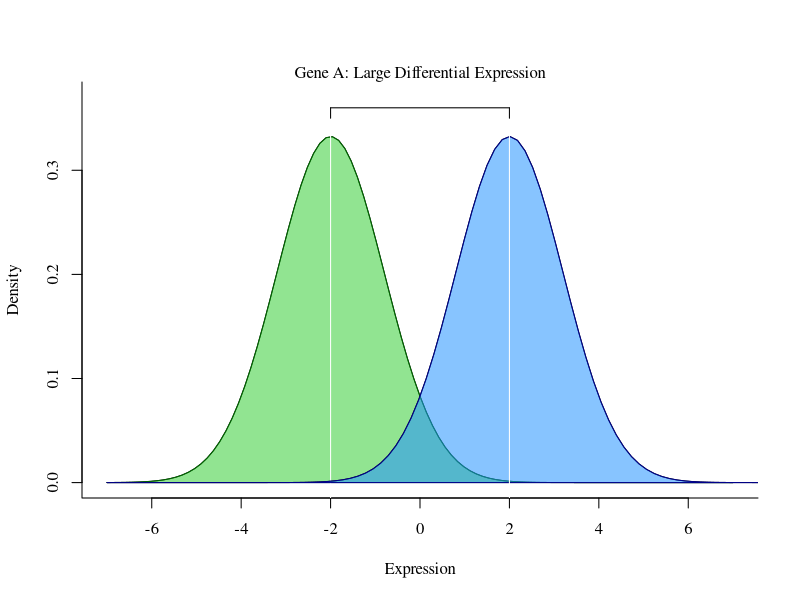
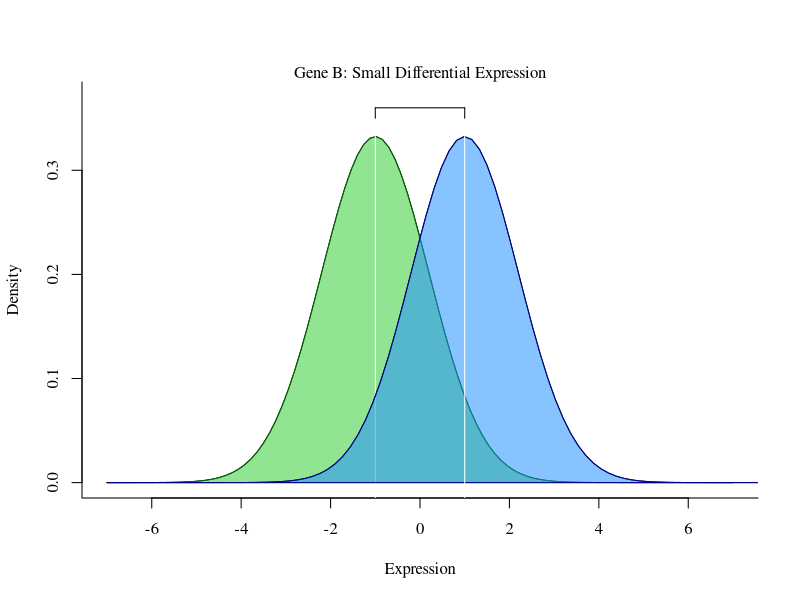
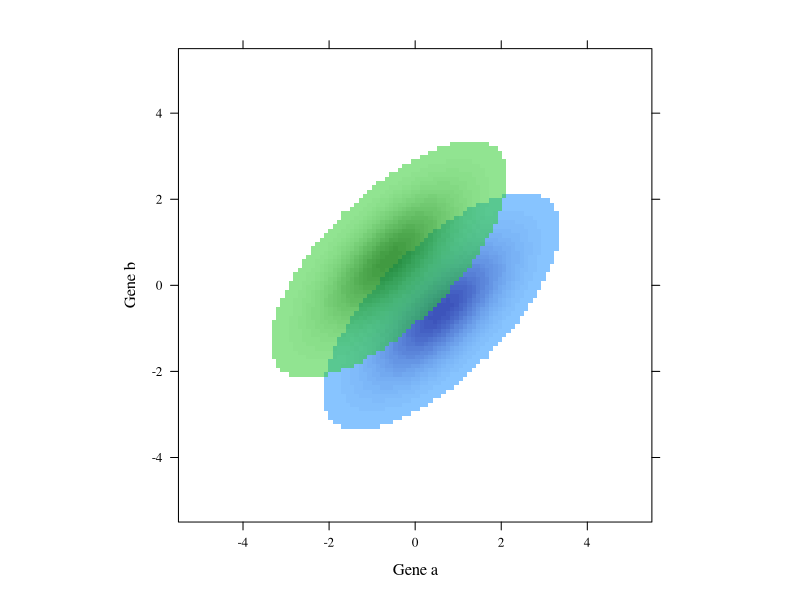
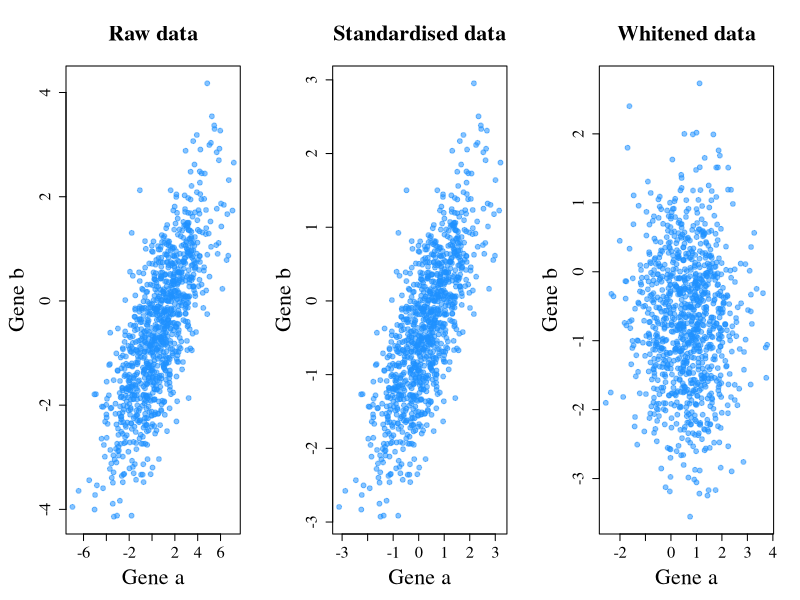

Generate these figures, in order, with R:
## ---- chunk 1
knitr::opts_chunk$set(echo = TRUE)
knitr::opts_chunk$set(dev = 'svg')
library(mvtnorm)
library(lattice)
library(latticeExtra)
library(expm)
## ---- chunk 2
par(family="serif")
# Large DE
polygon(curve(expr = dnorm(x, mean = -2, sd = 1.2), 
              from = -7, to = 7, ylab = "Density", 
              xlab="Expression", bty = "L", ylim = c(0,0.37)),
        border = "#006400", col = "#32CD3288")
abline(v = -2, col= "white")
par(new=TRUE)
polygon(curve(expr = dnorm(x, mean = 2, sd = 1.2), 
              from = -7, to = 10, ylab = "", xlim = c(-7,7),
              xlab="", bty = "n", axes=FALSE, ylim = c(0,0.37)),
        border = "#00008B", col = "#1E90FF88")
abline(v = 2, col= "white")
lines(x=c(-2,2), y = c(0.36, 0.36))
lines(x=c(-2,-2), y = c(0.36, 0.35))
lines(x=c(2,2), y = c(0.36, 0.35))
mtext(text = "Gene A: Large Differential Expression", side = 3)


# Small DE
polygon(curve(expr = dnorm(x, mean = -1, sd = 1.2), 
              from = -7, to = 7, ylab = "Density", 
              xlab="Expression", bty = "L", ylim = c(0,0.37)),
        border = "#006400", col = "#32CD3288")
abline(v = -1, col= "white")
par(new=TRUE)
polygon(curve(expr = dnorm(x, mean = 1, sd = 1.2), 
              from = -7, to = 10, ylab = "", xlim = c(-7,7),
              xlab="", bty = "n", axes=FALSE, ylim = c(0,0.37)),
        border = "#00008B", col = "#1E90FF88")
abline(v = 1, col= "white")
lines(x=c(-1,1), y = c(0.36, 0.36))
lines(x=c(-1,-1), y = c(0.36, 0.35))
lines(x=c(1,1), y = c(0.36, 0.35))
mtext(text = "Gene B: Small Differential Expression", side = 3)

## ---- chunk 3
par(family="serif")
blue <- function(x,y) dmvnorm(cbind(x,y),c(0.6,-0.6),matrix(c(1,0.7,0.7,1),ncol=2))
green <- function(x,y) dmvnorm(cbind(x,y),c(-0.6,0.6),matrix(c(1,0.7,0.7,1),ncol=2))

precision <- 100

colblue <- colorRamp(c("#1E90FF88","#00008BDD"), alpha = T)(seq(0,1,0.001))
colgreen <- colorRamp(c("#32CD3288","#006400DD"), alpha = T)(seq(0,1,0.001))

bmat <- outer(seq(-5, 5, length=precision), seq(-5, 5, length=precision), blue)
gmat <- outer(seq(-5, 5, length=precision), seq(-5, 5, length=precision), green)


blueplot <- contourplot(bmat, at=seq(.005,.3,.01),
          row.values =  seq(-5, 5, length=precision), 
          column.values = seq(-5, 5, length=precision),
          region=T, labels = F,
          contour = F,
          col = "white",
          colorkey = F,
          col.regions = rgb(colblue[,1:3], 
                            alpha = colblue[,4],
                            maxColorValue = 255),
          xlab = "Gene a", ylab= "Gene b", 
          par.settings=list(axis.text=list(fontfamily="serif"),
                            par.xlab.text=list(fontfamily="serif"),
                            par.ylab.text=list(fontfamily="serif"),
                            par.main.text=list(fontfamily="serif"),
                            par.sub.text=list(fontfamily="serif")))

greenplot <- contourplot(gmat, at=seq(.005,.3,.01),
          row.values =  seq(-5, 5, length=precision), 
          column.values = seq(-5, 5, length=precision),
          region=T, labels = F,
          contour = F,
          col = "white",
          col.regions = rgb(colgreen[,1:3], 
                            alpha = colgreen[,4],
                            maxColorValue = 255))

print(blueplot + as.layer(greenplot))

## ---- chunk 4
par(mfrow=c(1,3), family = "serif", mar = c(5,5,5,2))

# Covariance matrix
sigma <- matrix(c(5,2.4,2.4,2),ncol=2)
# Generate raw data
df <- rmvnorm(1000,c(0.6,-0.6),sigma)
plot(data.frame(df), xlab = "Gene a", ylab = "Gene b", main = "Raw data", 
     pch=19, col = "#1E90FF88", cex.lab=2, cex.main=2, cex.axis=1.5)

# Extract variance diagonal matrix and standardise data
V <- diag(diag(sigma))
dfstd <- data.frame(t(solve(sqrt(V))%*%t(df)))
plot(dfstd, xlab = "Gene a", ylab = "Gene b", main = "Standardised data",
     pch=19, col = "#1E90FF88", cex.lab=2, cex.main=2, cex.axis=1.5)

# Perform ZCA-cor whitening (see paper) to decorrelate data
P <- solve(sqrt(V))%*%sigma%*%solve(sqrt(V))
W <- solve(sqrtm(P))%*%solve(sqrtm(V))
dfwhite <- data.frame(t(W%*%t(df)))
plot(dfwhite, xlab = "Gene a", ylab = "Gene b", main = "Whitened data",
     pch=19, col = "#1E90FF88", cex.lab=2, cex.main=2, cex.axis=1.5)
